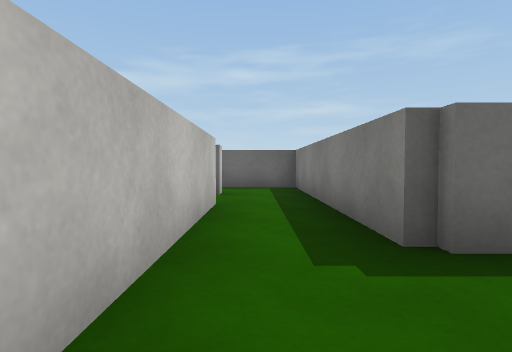
View 1 (above)

12 first-person views from a walk through a Unity game level. The camera is 0.31 m above the floor, tilts 2° down and sees 80° across. The floor is counted in squares, 0.5 m on a side. Each view is taken from the middle of a square. On the plan, view 1 faces up. The plan holds only what a view shows up to about 9 squares ahead; the rest is blank. The player character is not drawn. Surface patterns are stand-ins for the level's own textures.

View 2
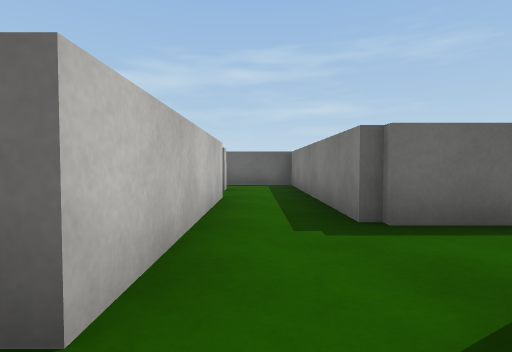

View 3
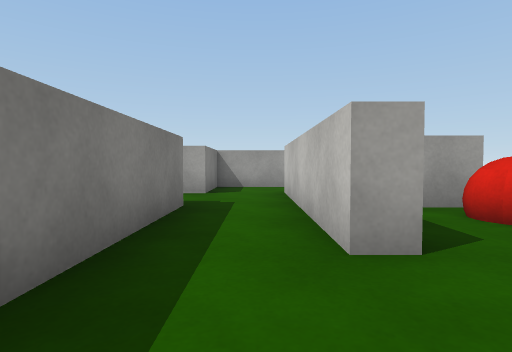

View 4
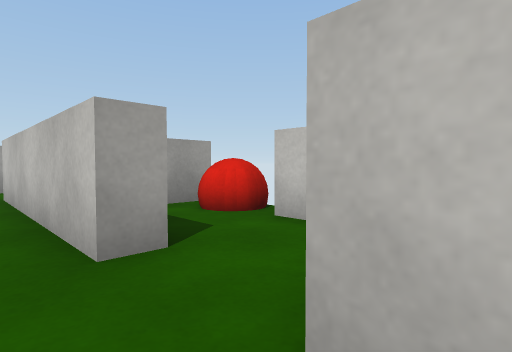

View 5
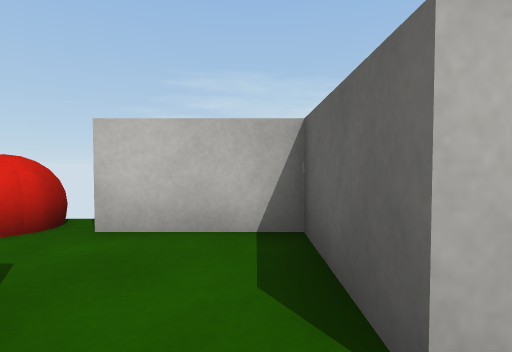

View 6
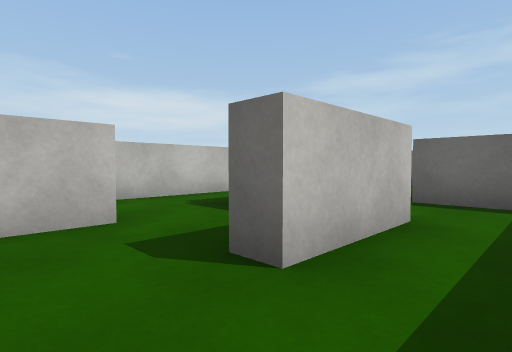

View 7
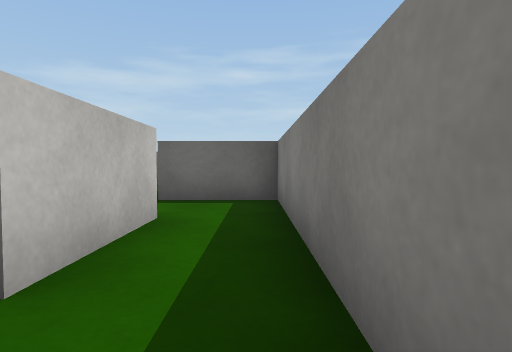

View 8
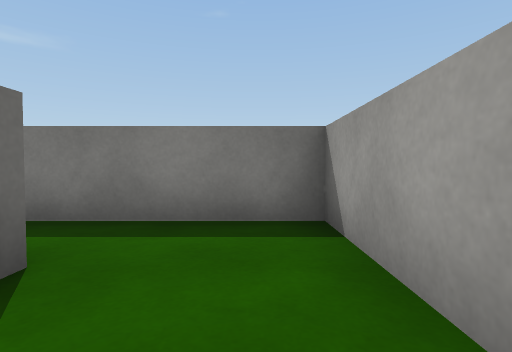

View 9
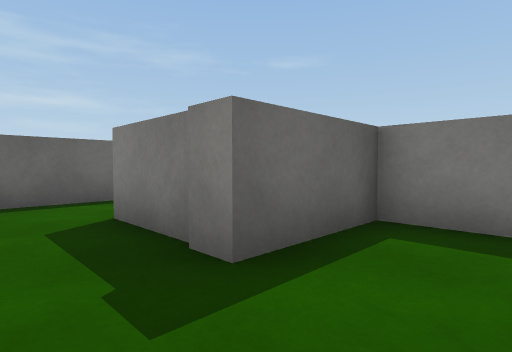

View 10
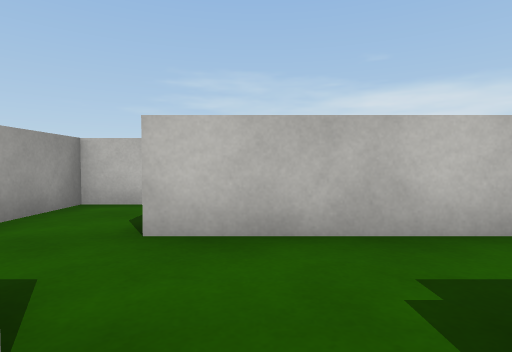

View 11
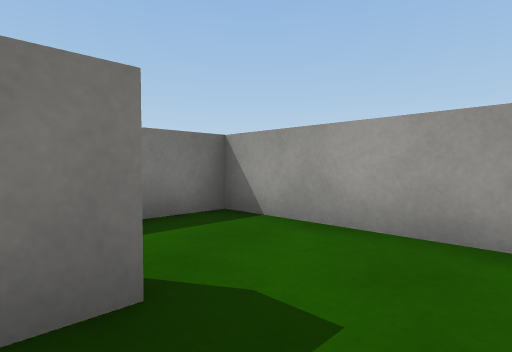

View 12
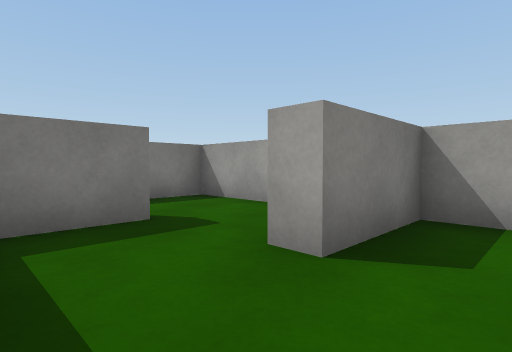

### Floor plan
Points are (right, up) in squares from view 1. A wall is a line through its corners. A room is listed if a view was taken in it or the views show most of it. See-through windows are left out.
Room 1 (views 1, 2, 5, 12)
walls: (1.5, 2.3) (1.1, 2.3) (1.1, 6.4); (-2.8, -0.8) (-2.8, -1.8) (1.1, -1.8) (1.1, 0.2) (1.6, 0.2); (-0.6, 4.9) (-0.6, 0)
ways out: opening at (0, 7) to room 2; opening at (1, 1) to room 3; opening at (-1, 5.5)
Room 2 (views 3, 4)
walls: (-0.6, 7) (-0.6, 6.4); (1.1, 6.4) (1.1, 8.6) (-1, 8.6)
ways out: opening at (0, 7) to room 1
Room 3 (views 6, 7, 8, 10, 11)
walls: (1.6, 0.2) (1.6, -0.8); (2.8, 2.1) (1.4, 2.1); (3.8, 2.6) (3.8, 0.4) (3.3, 0.4) (3.3, 1.8); (2.1, -1.8) (5.4, -1.8) (5.4, 2.6)
ways out: opening at (1, 1) to room 1; opening at (5, 1.5) to room 5
Room 4 (view 9)
walls: (4.5, 4.5) (3.3, 4.5) (3.3, 6.8)
ways out: opening at (3.5, 3.5) to room 5; opening at (2, 5.5)
Room 5 (no view inside)
walls: (5.4, 2.6) (5.4, 4.5) (4.5, 4.5)
ways out: opening at (5, 1.5) to room 3; opening at (3.5, 3.5) to room 4

Where each view was taken, in squares from view 1:
view 1: 0 up, 0 right, facing up
view 2: 1 down, 0 right, facing up
view 3: 7 up, 0 right, facing down
view 4: 7 up, 0 right, facing down-left
view 5: 6 up, 0 right, facing left
view 6: 1 down, 5 right, facing up-left
view 7: 1 down, 5 right, facing up
view 8: 1 down, 2 right, facing right
view 9: 3 up, 2 right, facing up-right
view 10: 1 up, 2 right, facing left
view 11: 1 up, 2 right, facing down-right
view 12: 2 up, 0 right, facing down-right
